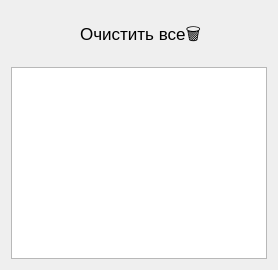
      <widget class="QWidget" name="widget">
       <attribute name="title">
        <string>Уведомления🔔</string>
       </attribute>
       <layout class="QVBoxLayout" name="verticalLayout_2">
        <item>
         <layout class="QHBoxLayout" name="horizontalLayout_5">
          <item>
           <spacer name="horizontalSpacer_6">
            <property name="orientation">
             <enum>Qt::Horizontal</enum>
            </property>
            <property name="sizeHint" stdset="0">
             <size>
              <width>40</width>
              <height>20</height>
             </size>
            </property>
           </spacer>
          </item>
          <item>
           <widget class="QPushButton" name="clear_btn">
            <property name="minimumSize">
             <size>
              <width>0</width>
              <height>50</height>
             </size>
            </property>
            <property name="font">
             <font>
              <pointsize>13</pointsize>
             </font>
            </property>
            <property name="styleSheet">
             <string notr="true">border-radius:  15px;</string>
            </property>
            <property name="text">
             <string>Очистить все🗑</string>
            </property>
           </widget>
          </item>
          <item>
           <widget class="QPushButton" name="pushButton">
            <property name="sizePolicy">
             <sizepolicy hsizetype="MinimumExpanding" vsizetype="Expanding">
              <horstretch>0</horstretch>
              <verstretch>0</verstretch>
             </sizepolicy>
            </property>
            <property name="minimumSize">
             <size>
              <width>60</width>
              <height>20</height>
             </size>
            </property>
            <property name="maximumSize">
             <size>
              <width>60</width>
              <height>50</height>
             </size>
            </property>
            <property name="styleSheet">
             <string notr="true">border-radius:  20px;</string>
            </property>
            <property name="text">
             <string/>
            </property>
           </widget>
          </item>
         </layout>
        </item>
        <item>
         <widget class="QTableWidget" name="tableWidget_3">
          <property name="palette">
           <palette>
            <active>
             <colorrole role="Text">
              <brush brushstyle="SolidPattern">
               <color alpha="255">
                <red>255</red>
                <green>100</green>
                <blue>0</blue>
               </color>
              </brush>
             </colorrole>
             <colorrole role="ButtonText">
              <brush brushstyle="SolidPattern">
               <color alpha="255">
                <red>255</red>
                <green>100</green>
                <blue>0</blue>
               </color>
              </brush>
             </colorrole>
            </active>
            <inactive>
             <colorrole role="Text">
              <brush brushstyle="SolidPattern">
               <color alpha="255">
                <red>255</red>
                <green>100</green>
                <blue>0</blue>
               </color>
              </brush>
             </colorrole>
             <colorrole role="ButtonText">
              <brush brushstyle="SolidPattern">
               <color alpha="255">
                <red>255</red>
                <green>100</green>
                <blue>0</blue>
               </color>
              </brush>
             </colorrole>
            </inactive>
            <disabled>
             <colorrole role="Text">
              <brush brushstyle="SolidPattern">
               <color alpha="255">
                <red>77</red>
                <green>77</green>
                <blue>77</blue>
               </color>
              </brush>
             </colorrole>
             <colorrole role="ButtonText">
              <brush brushstyle="SolidPattern">
               <color alpha="255">
                <red>77</red>
                <green>77</green>
                <blue>77</blue>
               </color>
              </brush>
             </colorrole>
            </disabled>
           </palette>
          </property>
          <property name="font">
           <font>
            <pointsize>15</pointsize>
           </font>
          </property>
          <property name="styleSheet">
           <string notr="true"/>
          </property>
          <property name="verticalScrollBarPolicy">
           <enum>Qt::ScrollBarAsNeeded</enum>
          </property>
          <property name="horizontalScrollBarPolicy">
           <enum>Qt::ScrollBarAsNeeded</enum>
          </property>
          <property name="sizeAdjustPolicy">
           <enum>QAbstractScrollArea::AdjustIgnored</enum>
          </property>
          <property name="iconSize">
           <size>
            <width>0</width>
            <height>0</height>
           </size>
          </property>
          <property name="showGrid">
           <bool>false</bool>
          </property>
          <property name="sortingEnabled">
           <bool>true</bool>
          </property>
          <property name="wordWrap">
           <bool>true</bool>
          </property>
          <property name="cornerButtonEnabled">
           <bool>true</bool>
          </property>
          <property name="columnCount">
           <number>0</number>
          </property>
          <attribute name="horizontalHeaderCascadingSectionResizes">
           <bool>true</bool>
          </attribute>
          <attribute name="horizontalHeaderDefaultSectionSize">
           <number>250</number>
          </attribute>
          <attribute name="horizontalHeaderMinimumSectionSize">
           <number>50</number>
          </attribute>
          <attribute name="horizontalHeaderShowSortIndicator" stdset="0">
           <bool>true</bool>
          </attribute>
          <attribute name="horizontalHeaderStretchLastSection">
           <bool>true</bool>
          </attribute>
          <attribute name="verticalHeaderDefaultSectionSize">
           <number>30</number>
          </attribute>
          <attribute name="verticalHeaderMinimumSectionSize">
           <number>45</number>
          </attribute>
         </widget>
        </item>
       </layout>
      </widget>
